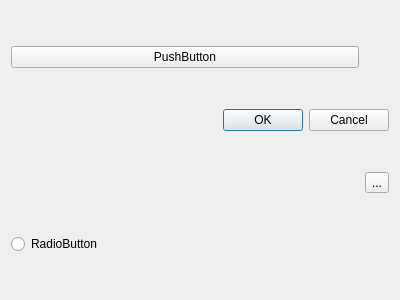
<?xml version="1.0" encoding="UTF-8"?>
<ui version="4.0">
 <class>Form</class>
 <widget class="QWidget" name="Form">
  <property name="geometry">
   <rect>
    <x>0</x>
    <y>0</y>
    <width>400</width>
    <height>300</height>
   </rect>
  </property>
  <property name="windowTitle">
   <string>Form</string>
  </property>
  <layout class="QGridLayout" name="gridLayout">
   <item row="0" column="0">
    <widget class="QPushButton" name="pushButton">
     <property name="text">
      <string>PushButton</string>
     </property>
    </widget>
   </item>
   <item row="1" column="0" colspan="2">
    <widget class="QDialogButtonBox" name="buttonBox">
     <property name="standardButtons">
      <set>QDialogButtonBox::Cancel|QDialogButtonBox::Ok</set>
     </property>
    </widget>
   </item>
   <item row="2" column="1">
    <widget class="QToolButton" name="toolButton">
     <property name="text">
      <string>...</string>
     </property>
    </widget>
   </item>
   <item row="3" column="0" colspan="2">
    <widget class="QRadioButton" name="radioButton">
     <property name="text">
      <string>RadioButton</string>
     </property>
    </widget>
   </item>
  </layout>
 </widget>
 <resources/>
 <connections/>
</ui>
